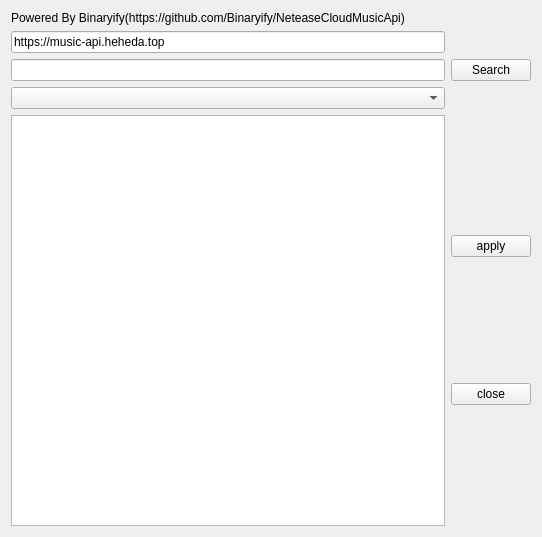
<?xml version="1.0" encoding="UTF-8"?>
<ui version="4.0">
 <class>LrcSearchNeteasyForm</class>
 <widget class="QWidget" name="LrcSearchNeteasyForm">
  <property name="geometry">
   <rect>
    <x>0</x>
    <y>0</y>
    <width>542</width>
    <height>537</height>
   </rect>
  </property>
  <property name="windowTitle">
   <string>Search lrc for NeteaseMusic</string>
  </property>
  <layout class="QGridLayout" name="gridLayout">
   <item row="2" column="0">
    <widget class="QLineEdit" name="lineEdit"/>
   </item>
   <item row="2" column="1">
    <widget class="QPushButton" name="pushButton_search">
     <property name="text">
      <string>Search</string>
     </property>
    </widget>
   </item>
   <item row="1" column="0">
    <widget class="QLineEdit" name="lineEdit_url">
     <property name="text">
      <string>https://music-api.heheda.top</string>
     </property>
    </widget>
   </item>
   <item row="4" column="0">
    <widget class="QPlainTextEdit" name="plainTextEdit"/>
   </item>
   <item row="3" column="0">
    <widget class="QComboBox" name="comboBox"/>
   </item>
   <item row="4" column="1">
    <layout class="QVBoxLayout" name="verticalLayout">
     <item>
      <widget class="QPushButton" name="pushButton_apply">
       <property name="text">
        <string>apply</string>
       </property>
      </widget>
     </item>
     <item>
      <widget class="QPushButton" name="pushButton_close">
       <property name="text">
        <string>close</string>
       </property>
      </widget>
     </item>
    </layout>
   </item>
   <item row="0" column="0">
    <widget class="QLabel" name="label">
     <property name="text">
      <string>Powered By Binaryify(https://github.com/Binaryify/NeteaseCloudMusicApi)</string>
     </property>
    </widget>
   </item>
  </layout>
 </widget>
 <resources/>
 <connections/>
</ui>
